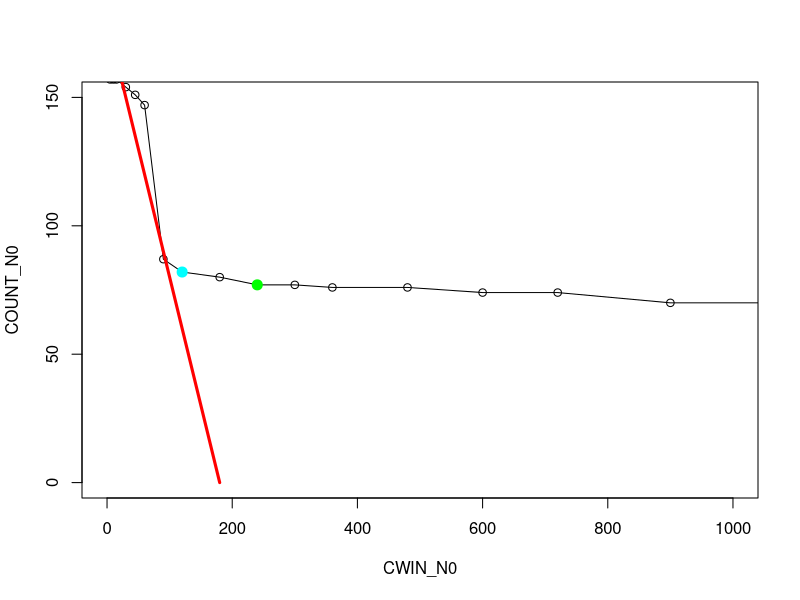
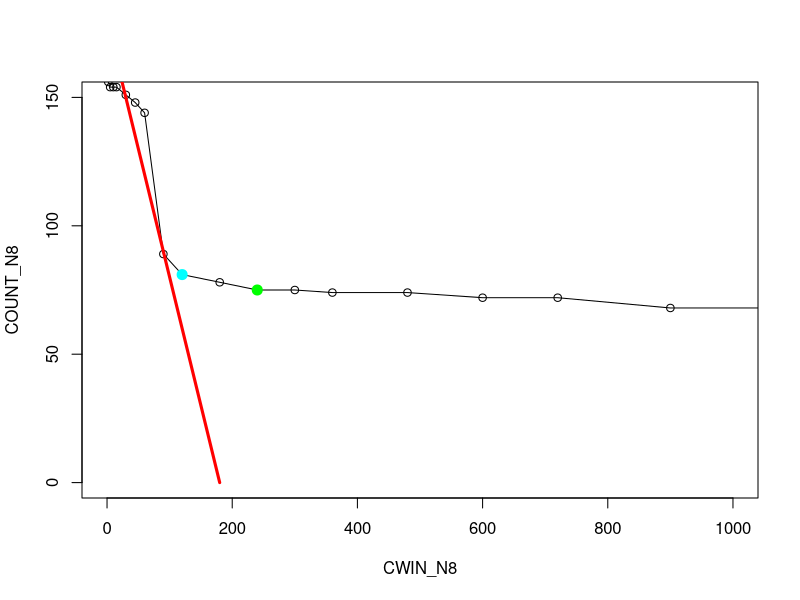
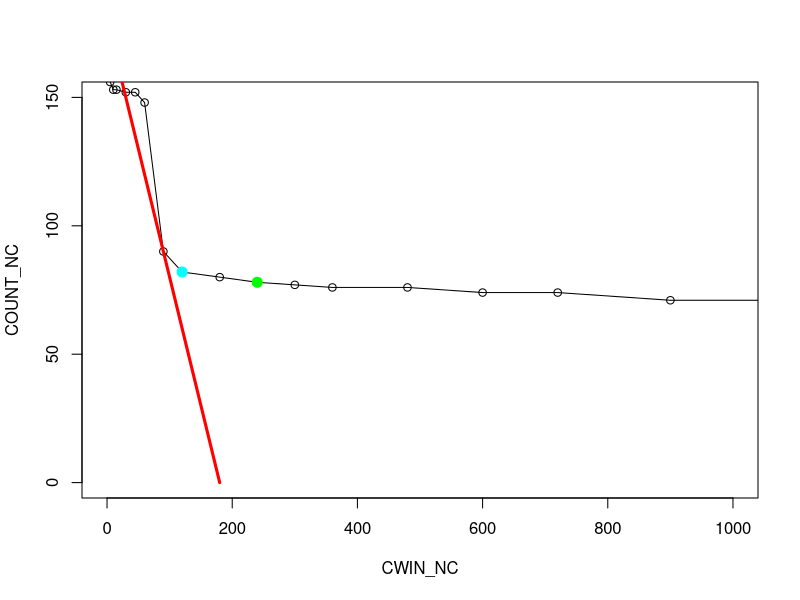

Write the R code that produced these figures, in order.
####### CWIN selection ####### 

# Lettura del dataset tcount-bglsep_1.txt
tcount.R63M1N0 <- read.delim("ffdatools/counts/tcount-R63-M1-N0.txt")
CWIN_0<-tcount.R63M1N0$CWIN
COUNT_0<-tcount.R63M1N0$COUNT
p0<-plot(CWIN_0, COUNT_0, type='o',xlab = "CWIN_N0", ylab="COUNT_N0", xlim=c(0,1000), ylim=c(0,150) )

# Plot della retta tangente che passa per il punto di ginocchio 
x0=c(0,180)
y0=c(180,0)
line<-lines(x0,y0,type='l', col='red', lwd=3)

# lm per ottenere i coefficiente angolare e intercetta della retta tangente
lm(x0 ~ y0)


# Selezione del valore di CWIN nell’intorno destro del punto di tangenza
point <- points(CWIN_0[which.max(CWIN_0 > 100)], COUNT_0[which.max(CWIN_0>100)], pch=20, col="cyan", cex=2)

CWIN_0[which.max(CWIN_0 > 100)] #restituisce il valore di CWIN selezionato


# Selezione del valore di CWIN nell’intorno destro del punto di tangenza
point <- points(CWIN_0[which.max(CWIN_0 > 200)], COUNT_0[which.max(CWIN_0>200)], pch=20, col="green", cex=2)

CWIN_0[which.max(CWIN_0 > 200)] #restituisce il valore di CWIN selezionato

######################################################################## 
tcount.R63M1N8 <- read.delim("ffdatools/counts/tcount-R63-M1-N8.txt")
CWIN_8<-tcount.R63M1N8$CWIN
COUNT_8<-tcount.R63M1N8$COUNT
p0<-plot(CWIN_8, COUNT_8, type='o' ,xlab = "CWIN_N8", ylab="COUNT_N8", xlim=c(0,1000), ylim=c(0,150) )

# Plot della retta tangente che passa per il punto di ginocchio 
x8=c(0,180)
y8=c(180,0)
line<-lines(x8,y8,type='l', col='red', lwd=3)

# lm per ottenere i coefficiente angolare e intercetta della retta tangente
lm(x8 ~ y8)

# Selezione del valore di CWIN nell’intorno destro del punto di tangenza
point <- points(CWIN_8[which.max(CWIN_8 > 100)], COUNT_8[which.max(CWIN_8>100)], pch=20, col="cyan", cex=2)

CWIN_8[which.max(CWIN_8 > 100)] #restituisce il valore di CWIN selezionato

point <- points(CWIN_8[which.max(CWIN_8 > 200)], COUNT_8[which.max(CWIN_8>200)], pch=20, col="green", cex=2)

CWIN_8[which.max(CWIN_8 > 200)] #restituisce il valore di CWIN selezionato



##############
tcount.R63M1NC <- read.delim("ffdatools/counts/tcount-R63-M1-NC.txt")
CWIN_C<-tcount.R63M1NC$CWIN
COUNT_C<-tcount.R63M1NC$COUNT
pC<-plot(CWIN_C, COUNT_C, type='o' ,xlab = "CWIN_NC", ylab="COUNT_NC", xlim=c(0,1000), ylim=c(0,150) )

# Analisi ravvicinata per scegliere i parametri per trovare la retta tangente
#p<-plot(CWIN, COUNT, type='o', xlim =c(0,3000), ylim=c(50,100))

# Plot della retta tangente che passa per il punto di ginocchio 
xC=c(0,180)
yC=c(180,0)
line<-lines(xC,yC,type='l', col='red', lwd=3)

# lm per ottenere i coefficiente angolare e intercetta della retta tangente
lm(xC ~ yC)

# Selezione del valore di CWIN nell’intorno destro del punto di tangenza
#abline(v=100, lwd=2, col="blue") 
point <- points(CWIN_C[which.max(CWIN_C > 100)], COUNT_C[which.max(CWIN_C>100)], pch=20, col="cyan", cex=2)

CWIN_C[which.max(CWIN_C > 1000)] #restituisce il valore di CWIN selezionato


point <- points(CWIN_C[which.max(CWIN_C > 200)], COUNT_C[which.max(CWIN_C>200)], pch=20, col="green", cex=2)

CWIN_C[which.max(CWIN_C > 200)] #restituisce il valore di CWIN selezionato

